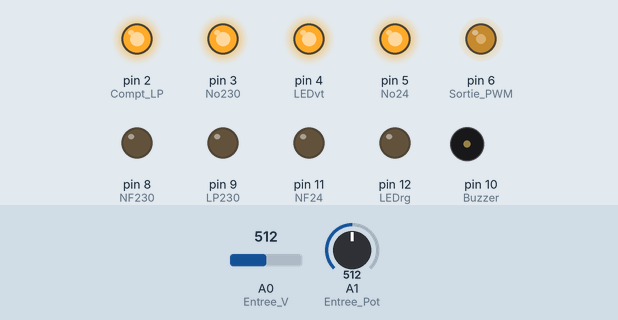
Bench run of a sketch on a simulated Arduino Uno, built with avr-gcc and run on an emulated ATmega328P. Parts: output pins drawn as LEDs (lit = HIGH), buzzer (waves = sounding, pin HIGH). Inputs (shaded band) come from the test bench; at power-on: A1 (Entree_Pot) = 512, A0 (Entree_V) = 512. Pins used as bus, display or sensor lines are not drawn.

Above: at 1.5 s.
1.6 s: A1 (Entree_Pot) set to 716
At 2.7 s:
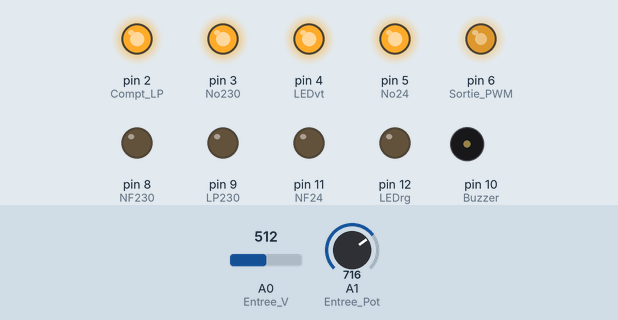
3.6 s: A0 (Entree_V) set to 218
5.4 s: A0 (Entree_V) set to 194
At 6.6 s:
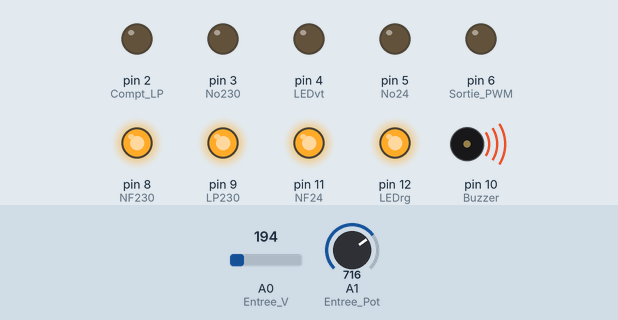
7.1 s: A0 (Entree_V) set to 306
At 8.2 s:
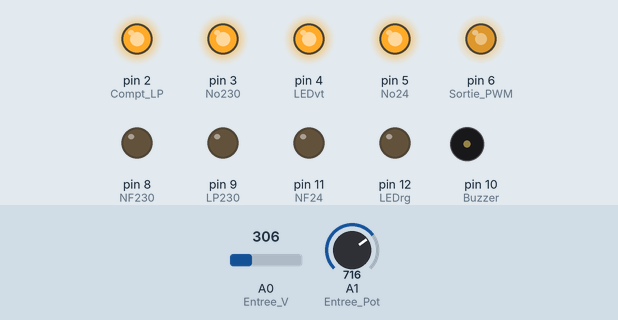
9.3 s: A1 (Entree_Pot) set to 900
At 11.0 s:
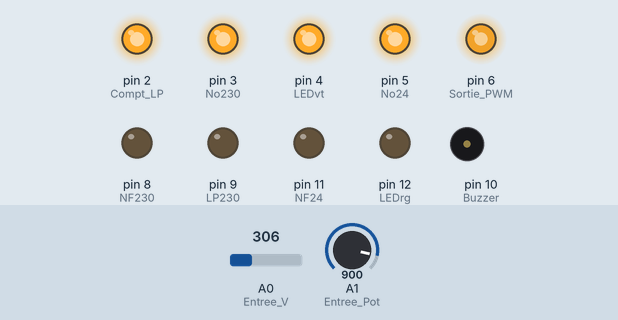
11.4 s: A1 (Entree_Pot) set to 122
At 12.6 s:
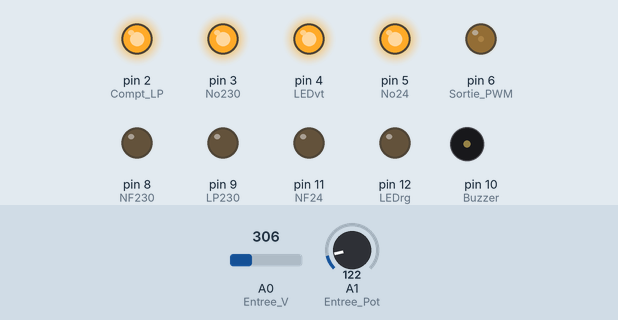
Timing chart, 0 to 14.4 s (numbered marks = the images above; inputs shaded):
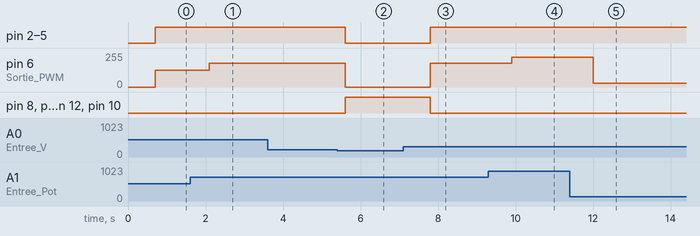

The sketch:

projet_express.ino
```cpp
int Entree_V = A0;		//entrée du signal principal
int Entree_reelle;
int V_entree;

int Entree_Pot = A1;	// entrée du potard
int Valeur_PWM;

// ===== Ce qui sera allumé si V >= 1
int Compt_LP   = 2;		// pin pour le MOC COMPTEUR + LAMPE AC
int No230      = 3;		// pin pour le MOC No230V
int LEDvt      = 4;		// pin pour led verte
int No24       = 5; 	// pin pour le 4N35 NO 24V
int Sortie_PWM = 6; 	// pin6 pour la sortie PWM
int Gnd        = 7; 	// pin pour couper le Gnd du ventilo et du bandeau de leds

// ===== Ce qui sera déclenché si V < 1
int NF230      = 8;		// pin pour le MOC NF230V
int LP230      = 9;		// pin pour le MOC LAMPE AC
int Buzzer     = 10;	// pin pour le Buzzer
int NF24       = 11;	// pin pour le 4N35 NF 24V
int LEDrg      = 12;	// pin pour la LED rouge

void setup()
{
	for(int i=2; i<13; i++){
		pinMode(i, OUTPUT);			// initialisation de l'ensemble des pins sortantes NO (sauf pour A0 et A1)
		digitalWrite(i, LOW);
	}

	// ===== Allumage des Leds pour marquer le début du setup()
	digitalWrite(LEDvt, HIGH);
	digitalWrite(LEDrg, HIGH);


	pinMode(Entree_V, INPUT);		// initialisation du matos d'entrée qui déclenche le reste et simule l'entrée en Volts
	pinMode(Entree_Pot, INPUT);		// initialisation du potar utilisé pour régler le PWM
	V_entree, Entree_reelle = 0;
	Valeur_PWM = 0;

	// ===== Extinction des Leds pour marquer la fin du setup()
	digitalWrite(LEDvt, LOW);		// Cela permet en même temps de visualiser le bon fonctionnement des LED
	digitalWrite(LEDrg, LOW);
}

void loop()
{
	LectureEntreeVolts();
	ChoixDesFonctions();
}

void LectureEntreeVolts(){
	Entree_reelle = analogRead(Entree_V);
	V_entree = map(Entree_reelle, 0, 1023, 0, 5000);
}

void ChoixDesFonctions(){
	// ===== au dessus de 1V, on appelle la deuxième fonction
	if(V_entree > 1000){
		delay(700); 			// timelaps pour éviter un phénomène du ballaste
		Un_et_Plus();
	}
	// ===== au dessous de 1V, on appelle la première fonction
	else{
		Zero_a_Un();
	}
}

void Zero_a_Un()
{
	digitalWrite(Compt_LP, LOW); 					// on coupe le compteur
	digitalWrite(No230, LOW); 						// on coupe un premier relai 230VAC via un MOC3041
	digitalWrite(LEDvt, LOW); 						// on coupe la led verte
	analogWrite(Sortie_PWM, 0); 					// signal sortant de la sortie PWM à 0
	digitalWrite(No24, LOW); 						// on coupe un premier relai 24VDC via un 4N35
	digitalWrite(Gnd, LOW); 						// on coupe le Gnd du ventilo et du bandeau de leds via un BC337

	digitalWrite(Buzzer, HIGH); 					// on allume le buzzer
	digitalWrite(NF24, HIGH); 						// on actionne un deuxième relai 24VDC via un 4N35
	digitalWrite(LEDrg, HIGH); 						// on allume la led rouge
	digitalWrite(NF230, HIGH); 						// on actionne un deuxième relai 230VAC via un MOC3041
	digitalWrite(LP230, HIGH); 						// on actionne une lampe 230V via un MOC3041
}

void Un_et_Plus()
{
	digitalWrite(Compt_LP, HIGH); 					// on alimente le compteur horaire via un MOC3041
	digitalWrite(No230, HIGH); 						// on actionne le premier relai 230VAC via le MOC3041
	digitalWrite(LEDvt, HIGH); 						// on allume la led verte

	Valeur_PWM = analogRead(Entree_Pot); 			// lecture de la tension sur A1 réglée par le potard
	Valeur_PWM = map(Valeur_PWM, 0, 1023, 0, 255);		// map de la tension - de 0 à 5V en entrée donnent 0 à 255 en signal PWM
	analogWrite(Sortie_PWM, Valeur_PWM); 			// cmde PWM envoyée sur Sortie_PWM de 0 à 255 - signaux carrés envoyés sur un 4N35

	digitalWrite(No24, HIGH); 						// on actionne le premier relai 24VDC via le 4N35
	digitalWrite(Gnd, HIGH); 						// on ferme le circuit du Gnd du ventilo et du bandeau de leds via un BC337

	digitalWrite(Buzzer, LOW); 						// on coupe le buzzer
	digitalWrite(NF24, LOW); 						// on ouvre le deuxième relai 24VDC via le 4N35
	digitalWrite(LEDrg, LOW); 						// on coupe la led rouge
	digitalWrite(NF230, LOW); 						// on ouvre le deuxième relai 230VAC via le MOC3041
	digitalWrite(LP230, LOW); 						// on coupe la lampe 230VAC via le MOC3041
}
```

Measured:
- the behaviour switches between 205 and 204 on A0 (Entree_V) (found by bisection; images 1 and 2)
- after the input at 1.6 s, pin 6 (Sortie_PWM): 127/255 → 178/255 after 0.50 s
- after the input at 3.6 s, every drawn part: stays the same
- after the input at 5.4 s, pin 2 (Compt_LP), pin 3 (No230), pin 4 (LEDvt), pin 5 (No24): HIGH → LOW after 0.20 s; pin 6 (Sortie_PWM): 178/255 → 0/255 after 0.20 s; pin 8 (NF230), pin 9 (LP230), pin 11 (NF24), pin 12 (LEDrg), pin 10 (Buzzer): LOW → HIGH after 0.20 s
- after the input at 7.1 s, pin 2 (Compt_LP), pin 3 (No230), pin 4 (LEDvt), pin 5 (No24): LOW → HIGH after 0.70 s; pin 6 (Sortie_PWM): 0/255 → 178/255 after 0.70 s; pin 8 (NF230), pin 9 (LP230), pin 11 (NF24), pin 12 (LEDrg), pin 10 (Buzzer): HIGH → LOW after 0.70 s
- after the input at 9.3 s, pin 6 (Sortie_PWM): 178/255 → 224/255 after 0.60 s
- after the input at 11.4 s, pin 6 (Sortie_PWM): 224/255 → 30/255 after 0.60 s
